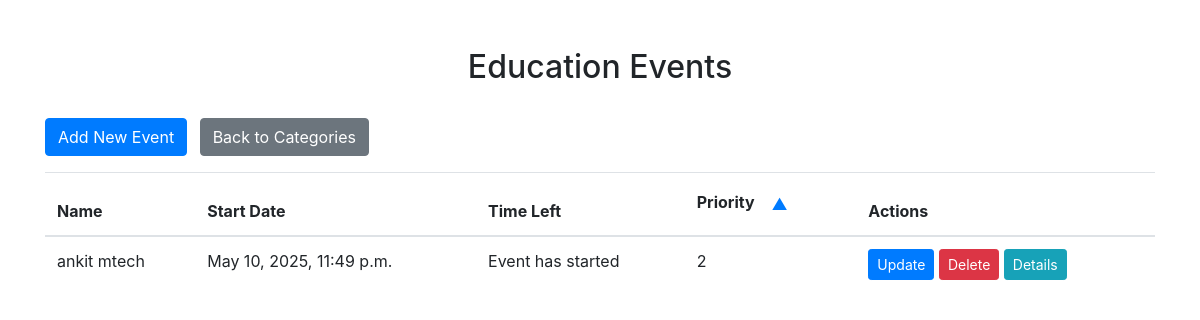
The page /categories/5/ on the database its author committed.
### event_management_system_app/models.py (models this page shows, shortened)
class Category(models.Model):
    name = models.CharField(max_length=100)

class Event(models.Model):
    name = models.CharField(max_length=100)
    category = models.ForeignKey(Category, on_delete=models.CASCADE)
    start_date = models.DateTimeField()
    end_date = models.DateTimeField()
    priority = models.IntegerField(default=1)
    description = models.TextField(default='')
    location = models.CharField(max_length=255, default='')
    organizer = models.CharField(max_length=100, default='')

### event_management_system_app/views.py (the view)
# urls.py: path('categories/<int:category_id>/', views.category_events, name='category_events'),
def category_events(request, category_id):
    category = get_object_or_404(Category, pk=category_id)
    events = category.event_set.all()
    return render(request, 'event_management_system_app/category_events.html', {'category': category, 'events': events})

### event_management_system_app/templates/event_management_system_app/category_events.html (shortened to what this page needs)
<!DOCTYPE html>
<html lang="en">
<head>
  <link rel="stylesheet" href="https://maxcdn.bootstrapcdn.com/bootstrap/4.5.2/css/bootstrap.min.css" />
</head>
<body>
  <div class="container mt-5">
    <h2 class="text-center">{{ category.name }} Events</h2>
    <br>
    <div class="mb-3">
      <a href="{% url 'create_event' %}" class="btn btn-primary">Add New Event</a>
      <a href="{% url 'category_list' %}" class="btn btn-secondary ml-2">Back to Categories</a>
    </div>
    <table id="eventTable" class="table">
      <thead>
        <tr>
          <th>Name</th>
          <th>Start Date</th>
          <th>Time Left</th>
          <th>Priority <button class="btn btn-link" onclick="sortByPriority()">▲</button></th>
          <th>Actions</th>
        </tr>
      </thead>
      <tbody>
        {% for event in events %}
          <tr>
            <td>{{ event.name }}</td>
            <td>{{ event.start_date }}</td>
            <td>
              <div id="countdown_{{ event.id }}" class="countdown-timer"></div>
            </td>
            <td>{{ event.priority }}</td>
            <td>
              <a href="{% url 'update_event' event.id %}" class="btn btn-primary btn-sm">Update</a>
              <form method="post" action="{% url 'delete_event' event.id %}" style="display: inline;">
                <button type="submit" class="btn btn-danger btn-sm">Delete</button>
              </form>
              <button type="button" class="btn btn-info btn-sm" data-toggle="modal" data-target="#eventModal_{{ event.id }}">Details</button>
            </td>
          </tr>
        {% endfor %}
      </tbody>
    </table>
  </div>
</body>
</html>

### rows shown on the page
Category: name "Education"
Event: name "ankit mtech", start_date "May 10, 2025, 11:49 p.m.", priority "2"
